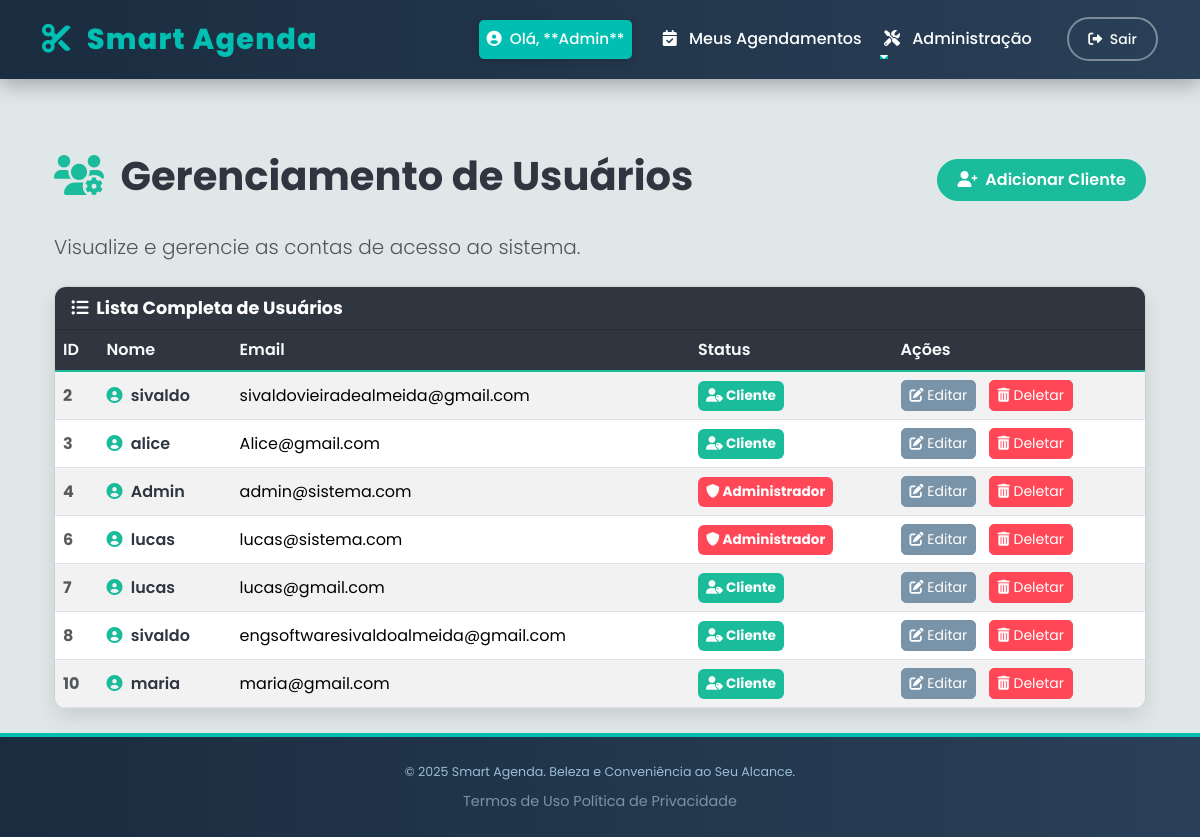
Page /auth/manage_users (signed in) on the earlier database version.
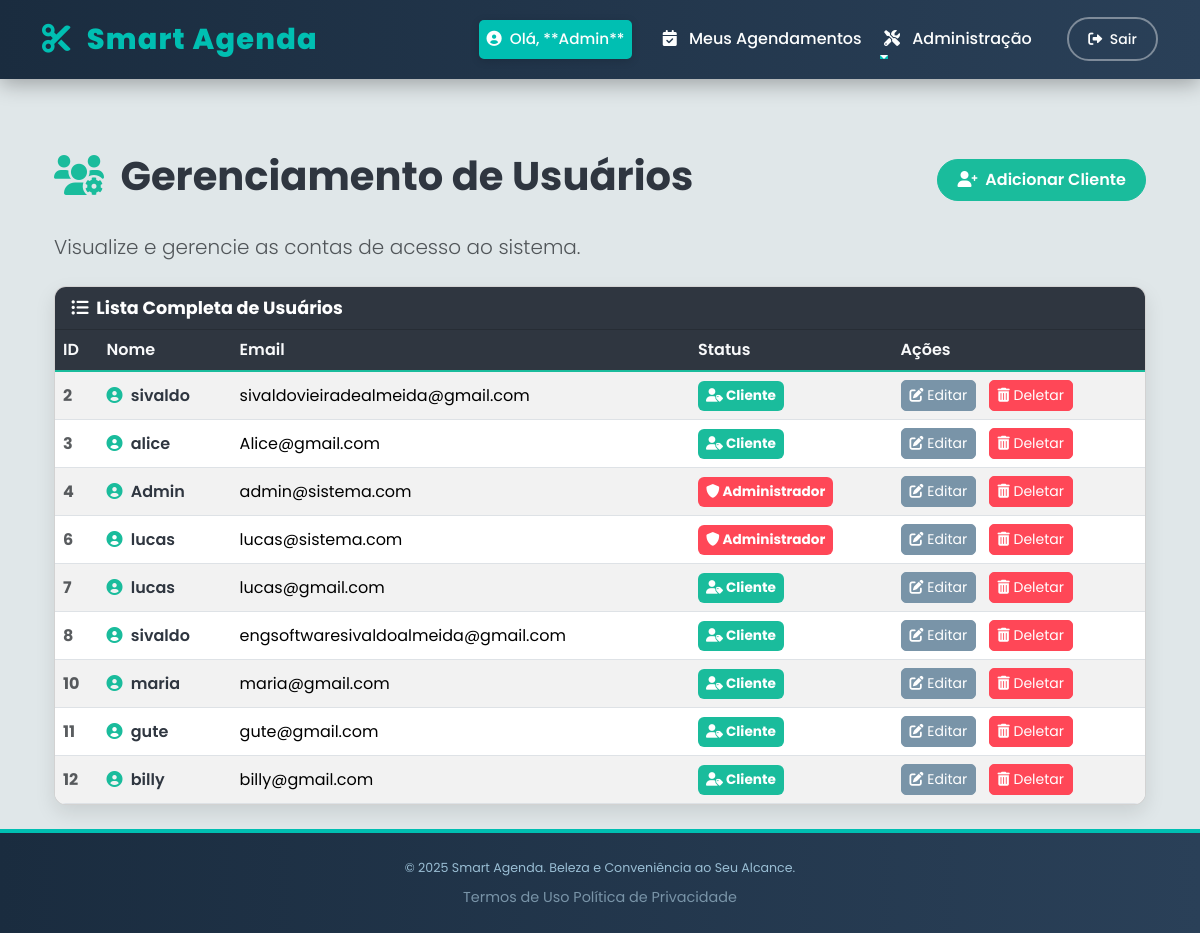
Same page on the later database version.
### app/models.py (models this page shows, shortened)
class User(UserMixin, db.Model):
    id = db.Column(db.Integer, primary_key=True)
    nome = db.Column(db.String(100), nullable=False)
    email = db.Column(db.String(120), unique=True, nullable=False)
    senha_hash = db.Column(db.String(256), nullable=False)
    is_admin = db.Column(db.Boolean, default=False)
    __table_args__ = (Index('idx_user_email', 'email'),)

### app/auth/routes.py (the view)
@bp.route('/manage_users')
@login_required
@admin_required
def manage_users():
    all_users = User.query.all()
    return render_template('auth/manage_users.html',
                           title='Gerenciar Usuários',
                           users=all_users)

### app/templates/auth/manage_users.html (shortened to what this page needs)
{% extends "base.html" %}
{% block content %}
<div class="container mt-5">
    <div class="d-flex justify-content-between align-items-center admin-header mb-4">
        <h1 class="display-6 fw-bold">
            <i class="fas fa-users-cog me-2"></i> Gerenciamento de Usuários
        </h1>
        <a href="{{ url_for('auth.register') }}" class="btn btn-add-client">
            <i class="fas fa-user-plus me-1"></i> Adicionar Cliente
        </a>
    </div>
    <p class="lead text-muted mb-4">Visualize e gerencie as contas de acesso ao sistema.</p>
    <div class="card card-users-list">
        <div class="card-header">
            <i class="fas fa-list-ul me-1"></i> Lista Completa de Usuários
        </div>
        <div class="card-body p-0">
            <div class="table-responsive">
                <table class="table table-users table-striped table-hover mb-0 align-middle">
                    <thead>
                        <tr>
                            <th scope="col">ID</th>
                            <th scope="col">Nome</th>
                            <th scope="col">Email</th>
                            <th scope="col">Status</th>
                            <th scope="col">Ações</th>
                        </tr>
                    </thead>
                    <tbody>
                        {% for user in users %}
                        <tr>
                            <th scope="row" class="text-muted">{{ user.id }}</th>
                            <td>
                                <i class="fas fa-user-circle me-1" style="color: var(--color-teal);"></i>
                                <span class="fw-semibold" style="color: var(--color-dark);">{{ user.nome }}</span>
                            </td>
                            <td>{{ user.email }}</td>
                            <td>
                                {% if user.is_admin %}
                                    <span class="badge badge-admin p-2">
                                        <i class="fas fa-shield-alt"></i> Administrador
                                    </span>
                                {% else %}
                                    <span class="badge badge-client p-2">
                                        <i class="fas fa-user-tag"></i> Cliente
                                    </span>
                                {% endif %}
                            </td>
                            <td>
                                <a href="{{ url_for('auth.edit_user', user_id=user.id) }}" class="btn btn-sm btn-edit me-2">
                                    <i class="fas fa-edit"></i> Editar
                                </a>
                                <form action="{{ url_for('auth.delete_user', user_id=user.id) }}" method="POST" class="d-inline"
                                    onsubmit="return confirm('ATENÇÃO: Tem certeza que deseja deletar o usuário {{ user.nome }}? Esta ação é irreversível.');">
                                    <button type="submit" class="btn btn-sm btn-delete">
                                        <i class="fas fa-trash-alt"></i> Deletar
                                    </button>
                                </form>
                            </td>
                        </tr>
                        {% else %}
                        <tr>
                            <td colspan="5" class="text-center py-4 bg-light">
                                <i class="fas fa-info-circle me-1 text-muted"></i> Nenhum usuário cadastrado.
                            </td>
                        </tr>
                        {% endfor %}
                    </tbody>
                </table>
            </div>
        </div>
    </div>
</div>
{% endblock %}

### app/templates/base.html (shortened to what this page needs)
<!DOCTYPE html>
<html lang="pt-br">
<head>
    <link href="https://cdn.jsdelivr.net/npm/bootstrap@5.3.3/dist/css/bootstrap.min.css" rel="stylesheet">
    <link rel="stylesheet" href="https://cdnjs.cloudflare.com/ajax/libs/font-awesome/6.0.0-beta3/css/all.min.css">
</head>
<body>
    <nav class="navbar navbar-expand-lg navbar-dark fixed-top navbar-custom" role="navigation" aria-label="Navegação Principal do Smart Agenda">
        <div class="container">
            <a class="navbar-brand" href="{{ url_for('main.index') }}">
                <i class="fas fa-cut me-2"></i> Smart Agenda
            </a>
            <div class="collapse navbar-collapse" id="navbarNav">
                <ul class="navbar-nav ms-auto align-items-lg-center">
                    {% if current_user.is_authenticated %}
                        <li class="nav-item me-3 d-none d-lg-block">
                            <span class="nav-link user-welcome" aria-label="Usuário logado: Olá, {{ current_user.nome }}">
                                <i class="fas fa-user-circle me-1"></i> Olá, **{{ current_user.nome }}**
                            </span>
                        </li>
                        <li class="nav-item">
                            <a class="nav-link" href="{{ url_for('services.my_appointments') }}" aria-label="Ver meus agendamentos">
                                <i class="fas fa-calendar-check me-2"></i> Meus Agendamentos
                            </a>
                        </li>
                        {% if current_user.is_admin %}
                        <li class="nav-item dropdown me-2">
                            <a class="nav-link dropdown-toggle" href="#" id="adminDropdown" role="button" data-bs-toggle="dropdown" aria-expanded="false" aria-label="Menu de Administração">
                                <i class="fas fa-tools me-2"></i> Administração
                            </a>
                        </li>
                        {% endif %}
                        <li class="nav-item">
                            <a class="btn btn-sm ms-lg-3 btn-logout" href="{{ url_for('auth.logout') }}" aria-label="Sair da conta">
                                <i class="fas fa-sign-out-alt me-1"></i> Sair
                            </a>
                        </li>
                    {% endif %}
                </ul>
            </div>
        </div>
    </nav>
    <main class="container py-4">
        {% block content %}{% endblock %}
    </main>
    <footer class="footer-custom mt-auto"> <div class="container text-center">
            <small>&copy; 2025 Smart Agenda. Beleza e Conveniência ao Seu Alcance.</small>
            <div class="mt-2">
                <a href="{{ url_for('main.terms') }}">Termos de Uso</a>
<a href="{{ url_for('main.privacy') }}">Política de Privacidade</a>
            </div>
        </div>
    </footer>
</body>
</html>

Differences in the rows shown:
added User: id "11", nome "gute", email "gute@gmail.com", is_admin False (drawn)
added User: id "12", nome "billy", email "billy@gmail.com", is_admin False (drawn)
